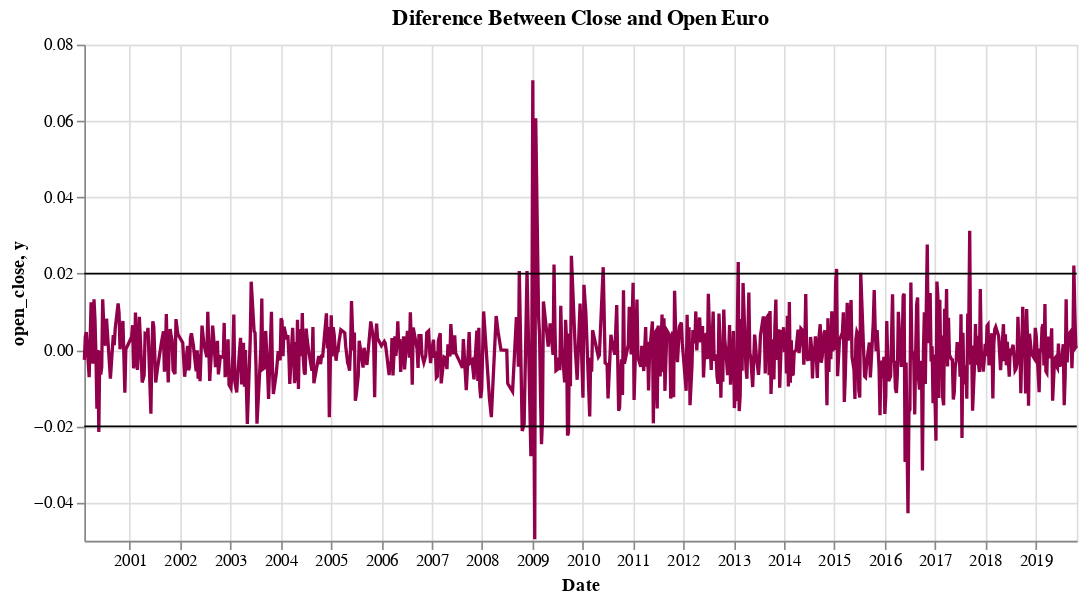

The notebook cell this image was saved under:
### Markdown cell above
* The difference used to be between -0.02 and 0.02
* The difference between Open and Close shows tha big change on 2008 because for the international crisis
*

### Code cell
open_close = alt.Chart(df).mark_line(color="#91004b").encode(
    x = alt.X(
        'Date:T'
    ),
    y = alt.Y(
        'open_close:Q'
    )
)
menos_2 = alt.Chart(pd.DataFrame({'y': [0.02]})).mark_rule().encode(y='y')
mas_2 = alt.Chart(pd.DataFrame({'y': [-0.02]})).mark_rule().encode(y='y')

(open_close 
+ menos_2 
+ mas_2
).properties(
    width = 600,
    height = 300,
    title = 'Diference Between Close and Open Euro'
)

### Figure 1 — Vega-Lite specification as saved in the notebook (floating-point values rounded to 4 significant figures; data arrays with more than 128 entries replaced by an {"elided": "..."} marker saying what was removed)
{"config": {"view": {"continuousWidth": 400, "continuousHeight": 300}}, "layer": [{"data": {"name": "data-c502f7a2b428971e2cabdb7961d738ae"}, "mark": {"type": "line", "color": "#91004b"}, "encoding": {"x": {"type": "temporal", "field": "Date"}, "y": {"type": "quantitative", "field": "open_close"}}}, {"data": {"name": "data-f5b06871f1258c86e9079683d3211743"}, "mark": "rule", "encoding": {"y": {"type": "quantitative", "field": "y"}}}, {"data": {"name": "data-aa35aa011f82947cfad28f7e5f49ccc9"}, "mark": "rule", "encoding": {"y": {"type": "quantitative", "field": "y"}}}], "height": 300, "title": "Diference Between Close and Open Euro", "width": 600, "$schema": "https://vega.github.io/schema/vega-lite/v4.8.1.json", "datasets": {"data-c502f7a2b428971e2cabdb7961d738ae": {"elided": "734 records"}, "data-f5b06871f1258c86e9079683d3211743": [{"y": 0.02}], "data-aa35aa011f82947cfad28f7e5f49ccc9": [{"y": -0.02}]}}
